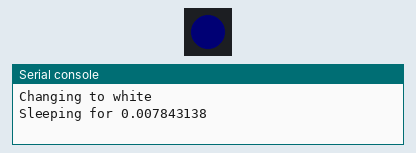
Simulated run of this program. Board: MicroPython board. Parts: 1 RGB LEDs in strip order, left to right, the last lines printed to the serial console. Dim RGB values are drawn brighter than linear.

Above: at 0.15 s.
At 9.58 s:
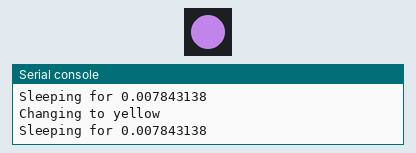
At 18.91 s:
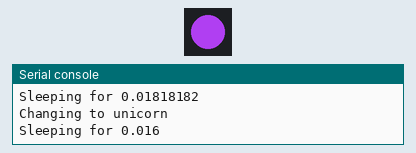
At 37.86 s:
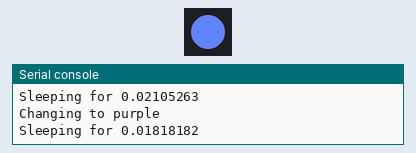
Timing chart, 0 to 40.0 s (numbered marks = the images above):
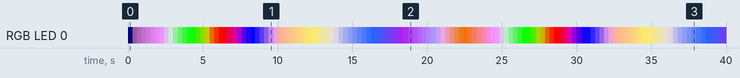

The program:

single_led_test.py
```python
from machine import Pin
from neopixel import NeoPixel
import time
import math

TARGET_DUR = 2

def adjust(curr, target):
    if(curr == target):
        return curr

    if(curr > target):
        return curr - 1
    else:
        return curr + 1

def fade(target_colour):
    steps = [x - y for x, y in zip(target_colour, curr_colour)]
    total_steps_needed = max([abs(s) for s in steps])
    sleep_period = TARGET_DUR / total_steps_needed
    print(f"Sleeping for {sleep_period}")
    raw_val = [float(x) for x in curr_colour]

    while target_colour != curr_colour:
        for i in range(3):
            if(curr_colour[i] != target_colour[i]):
                raw_val[i] = raw_val[i] + (steps[i] / total_steps_needed)
                curr_colour[i] = int(raw_val[i])

        grb_led.fill(curr_colour)
        grb_led.write()
        time.sleep(sleep_period)

grb_led = NeoPixel(Pin(2), 1)
curr_colour = list((0, 0, 0))

colours = {
    "white": (240, 140, 255),
    "red": (0, 255, 0),
    "green": (255, 0, 0),
    "blue": (0, 0, 255),
    "yellow": (255, 175, 150),
    "orange": (238, 223, 105),
    "pink": (150, 150, 200),
    "purple": (40, 100, 255),
    "ice_blue": (150, 25, 200),
    "unicorn": (175, 150, 255),
    "bogey": (215, 100, 0)
}

grb_led.fill(curr_colour)
grb_led.write()

while True:
    for colour in colours:
        print(f"Changing to {colour}")
        fade(list(colours[colour]))
        #time.sleep(1)
```

Measured:
- by itself, RGB LED 0: off → RGB(0, 0, 1) at 0.00 s, → RGB(35, 20, 38) 0.30 s later, → RGB(71, 41, 76) 0.30 s later, → RGB(107, 62, 114) 0.30 s later, … (213 changes in this stretch)
